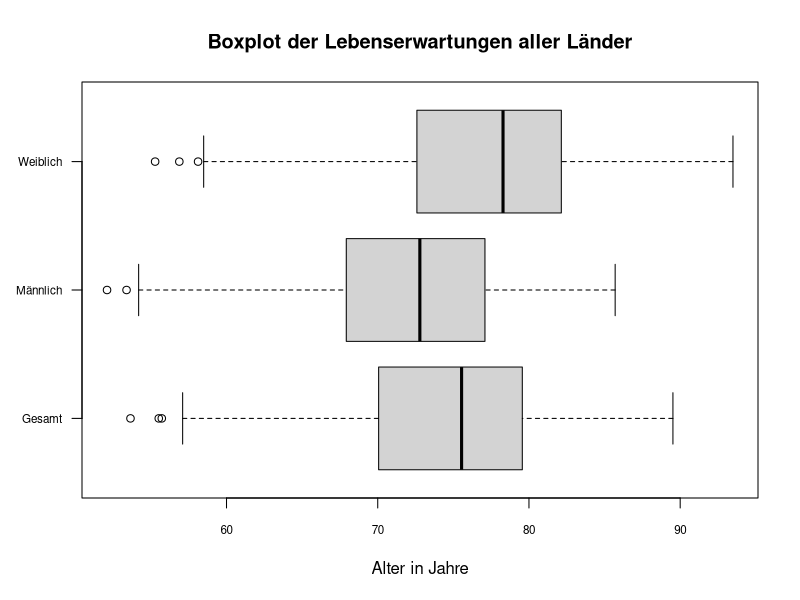
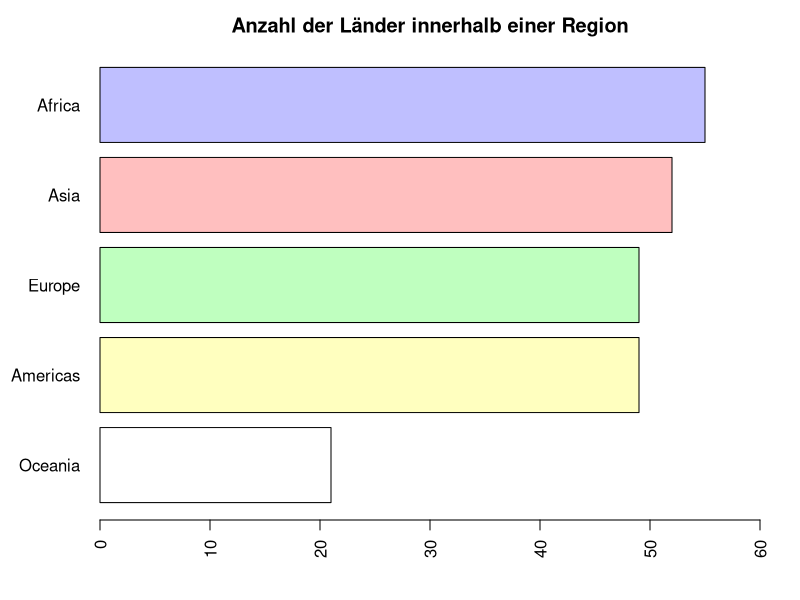
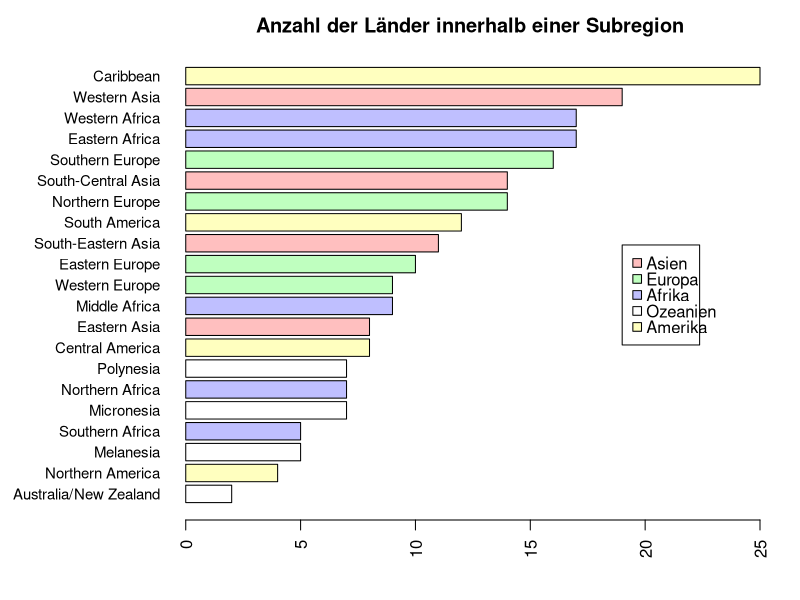
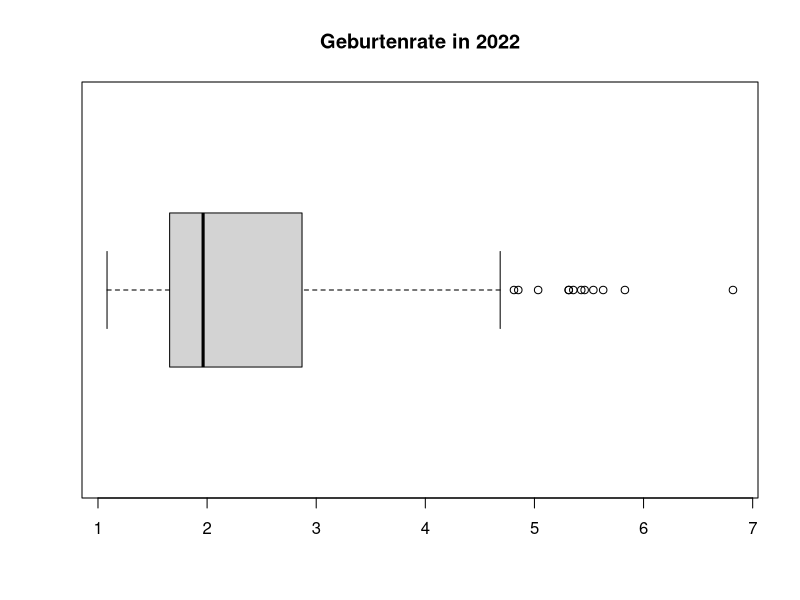
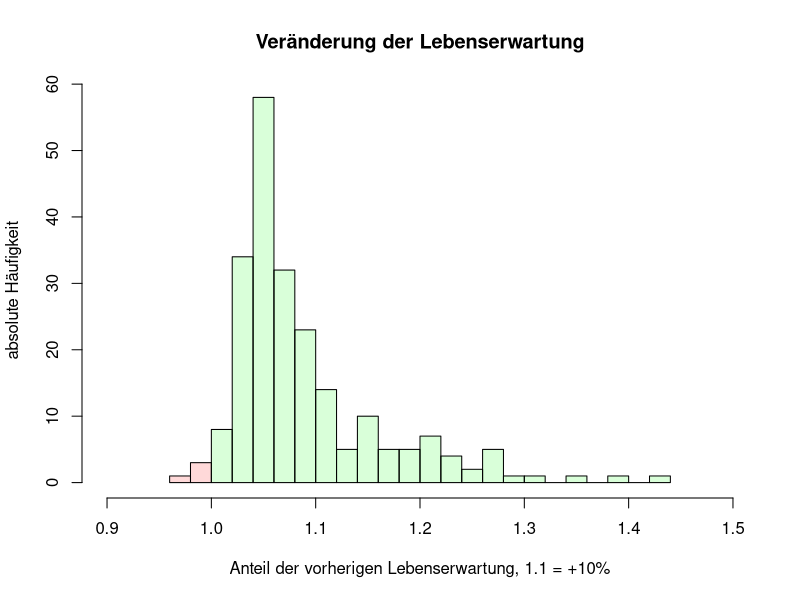
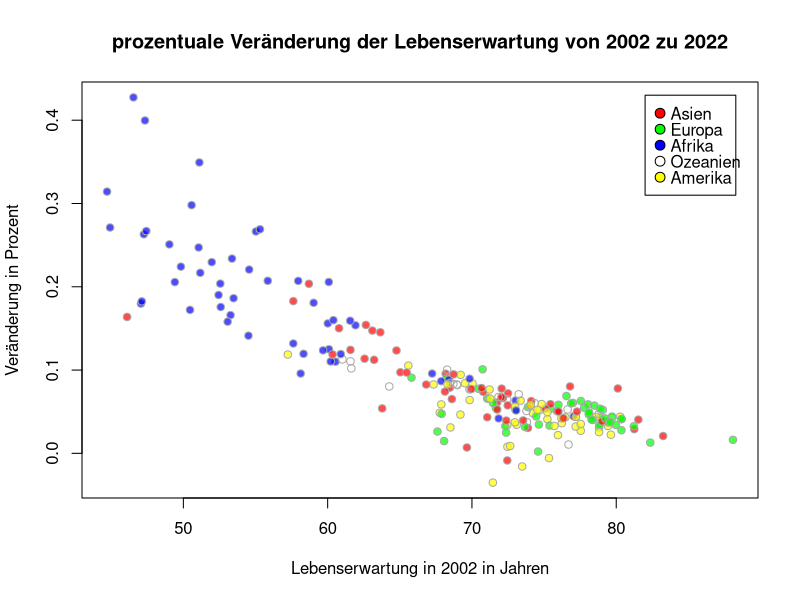
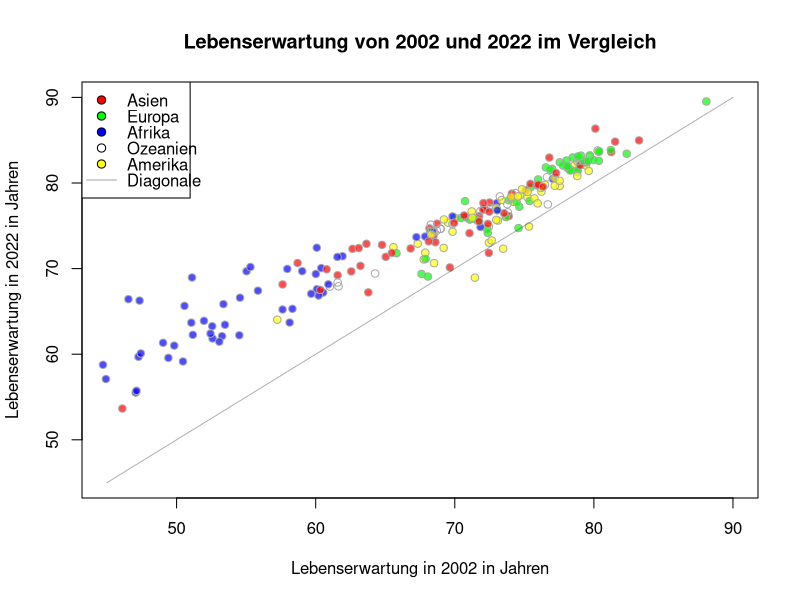

Reproduce these figures in R, in order.
library(scales)
library(dplyr)

data = read.csv("census_2022_2002.csv")
data = data[ - c(429,430),] # USA entfernen da NA

data22 = data[data$Year == 2022,]
data02 = data[data$Year == 2002,]
# Daten zu 2022 (fuer 1 bis 3)

data02_clean = na.omit(data02) 
data22_clean = semi_join(data22, data02_clean, by= "Country")
# Daten wenn beide Jahre existieren (fuer 4)

#### allgemeine Variablen:
mar_def = c(5, 4, 4, 2) + 0.1 # Default-Margin
region_cols = c("Asia" = "red", "Europe" = "green", "Africa" = "blue", "Oceania" = NA, "Americas" = "yellow")
region_names = c("Asien", "Europa", "Afrika", "Ozeanien", "Amerika")


####
# Box-Plots der drei Lebenserwartung-Kennzahlen von 2022
boxplot(data22$Life_Expectancy_Overall, data22$Life_Expectancy_Male, data22$Life_Expectancy_Female, 
        names = c("Gesamt","Männlich","Weiblich"), las = 1, cex.axis = 0.7, main = "Boxplot der Lebenserwartungen aller Länder",
        xlab = "Alter in Jahre", horizontal = T)


# Bar-Plot der Haeufigkeiten der Regionen/Subregionen
par(mar=c(4, 5, 2.5, 2))
RegionTable = sort(table(data22$Region), decreasing = F)
barplot(RegionTable, col = alpha(region_cols[names(RegionTable)],0.25), xlim = c(0,60), horiz = T, las = 2,
        main = "Anzahl der Länder innerhalb einer Region")
par(mar=mar_def)

par(mar=c(4, 9, 2.5, 2))
SubregionTable = sort(table(data22$Subregion), decreasing = F)
barplot(SubregionTable, col = alpha(region_cols[data22$Region[match(names(SubregionTable), data22$Subregion)]],0.25),
        las = 2, cex.names = 0.9, horiz = T, main = "Anzahl der Länder innerhalb einer Subregion")
legend(19, 15, legend = region_names, pt.bg = alpha(region_cols, 0.25), pch = 22, col = "black", 
       pt.cex = 1.3, text.width = 2, x.intersp = 0.6, y.intersp = 0.8)
par(mar=mar_def)

# Box-Plot der Geburtenrate in 2022
boxplot(data22$Total_Fertility_Rate, horizontal = T, main = "Geburtenrate in 2022")


#### 4 - Jahresvergleich
Life_Expectancy_Change = (data22_clean$Life_Expectancy_Overall - data02_clean$Life_Expectancy_Overall) / data02_clean$Life_Expectancy_Overall
# Histogramm der Veraenderung der Lebenserwartung
histcols = alpha(c("red","red",rep("green",22)),0.15)
hist(Life_Expectancy_Change + 1, xlim = c(0.9,1.5), breaks = 20, col = histcols,
     xlab = "Anteil der vorherigen Lebenserwartung, 1.1 = +10%", ylab = "absolute Häufigkeit", main = "Veränderung der Lebenserwartung", )
  # TODO: xlab / main muss verbessert werden, so nicht aussagekräftig genug

# Scatterplot der Lebenserwartung in 2002 gegen die Veraenderung der Lebensrate
plot(data02_clean$Life_Expectancy_Overall,Life_Expectancy_Change, bg = alpha(region_cols[data02_clean$Region],0.7), pch = 21, col = "darkgrey",
     xlab = "Lebenserwartung in 2002 in Jahren", ylab = "Veränderung in Prozent", 
     main = "prozentuale Veränderung der Lebenserwartung von 2002 zu 2022")
legend(82, 0.43, legend = region_names, pt.bg = region_cols, pch = 21, col = "black", 
       pt.cex = 1.3, text.width = 4, x.intersp = 0.7, y.intersp = 0.8)

# Scatterplot der Lebenserwartung in 2002 gegen die Lebenserwartung in 2022             ## auskommentiert: Variante mit seperaten Symbolen
  # region_symb = c("Asia" = 16, "Europe" = 17, "Africa" = 18, "Oceania" = 20, "Americas" = 19) 
plot(data02_clean$Life_Expectancy_Overall,data22_clean$Life_Expectancy_Overall,
      #pch = region_symb[data02_clean$Region], col = alpha(region_cols[data02_clean$Region],0.7), 
     bg = alpha(region_cols[data02_clean$Region],0.7), pch = 21, col ="darkgrey",
     xlim = c(45,90), ylim = c(45,90), xlab = "Lebenserwartung in 2002 in Jahren", ylab = "Lebenserwartung in 2022 in Jahren", 
     main = "Lebenserwartung von 2002 und 2022 im Vergleich")
points(45:90, 45:90, type = "l", col = grey(0,0.3) )
legend("topleft", legend = c(region_names,"Diagonale"),
       #pch = c(16,17,18,20,19,NA),lty = c(rep(NA,5),1), col = c(region_cols,"darkgrey"),
       pch = c(rep(21,5),NA), lty = c(rep(NA,5),1), pt.bg = region_cols, col = c(rep("black",5),"darkgrey"),
       pt.cex = 1.1, text.width = 4, x.intersp = 0.7, y.intersp = 0.8)
